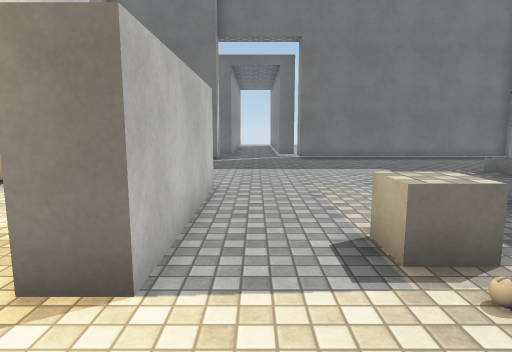
[1] (above)

17 first-person views from a walk through a scene from a Unity 3-D project. The camera is 1.4 m above the floor, tilts 8° down and sees 75° across. The floor is counted in squares, 1 m on a side. Each view is taken from the middle of a square. On the plan, view 1 faces up. The plan holds only what a view shows up to about 15 squares ahead; the rest is blank. The place goes on beyond the plan. The player is left out. Some animated figures are left out. Surface patterns are stand-ins for the level's own textures.

[2]
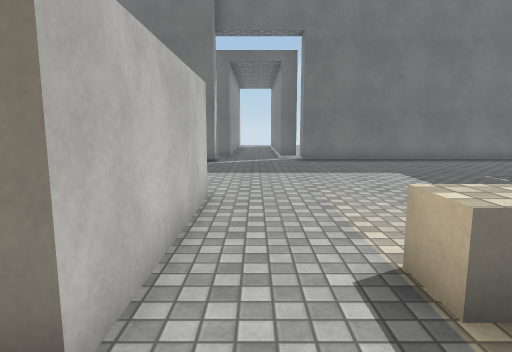

[3]
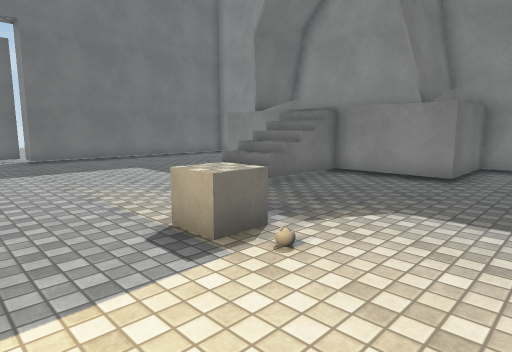

[4]
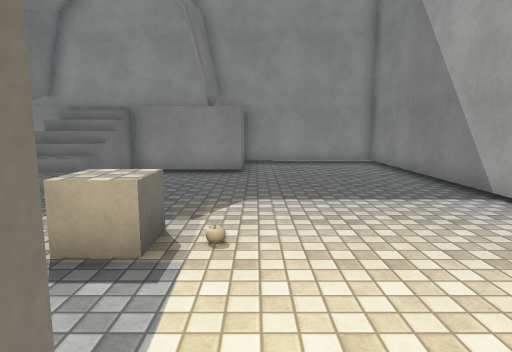

[5]
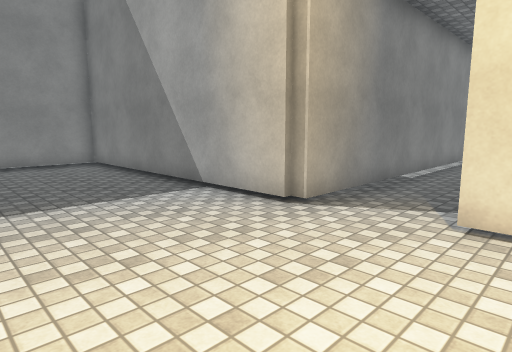

[6]
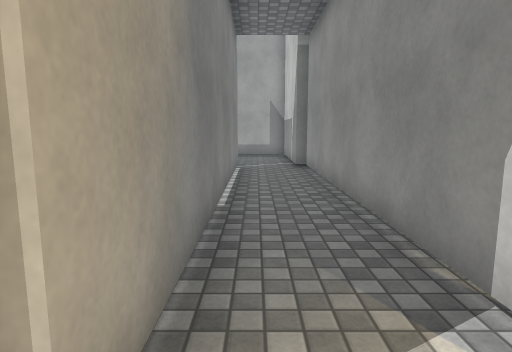

[7]
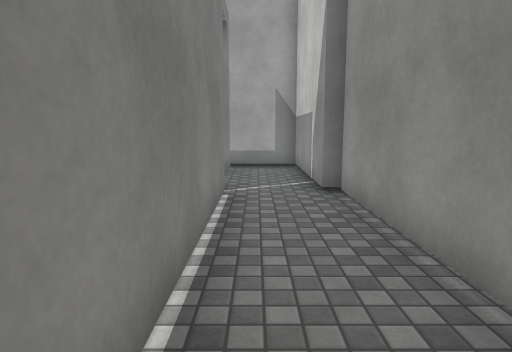

[8]
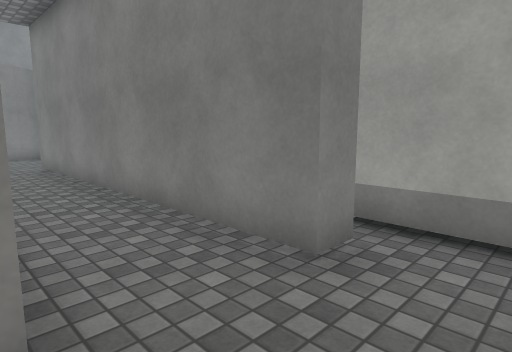

[9]
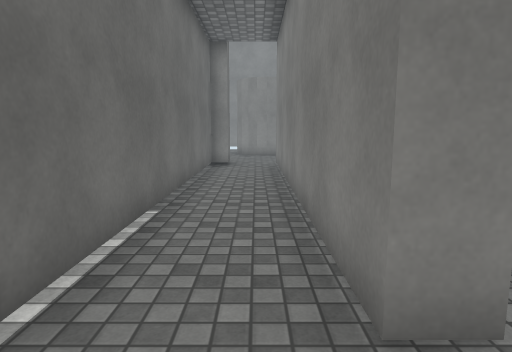

[10]
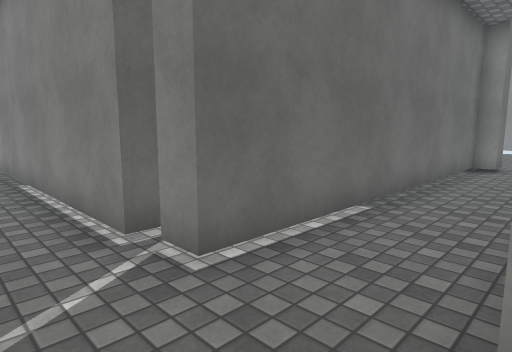

[11]
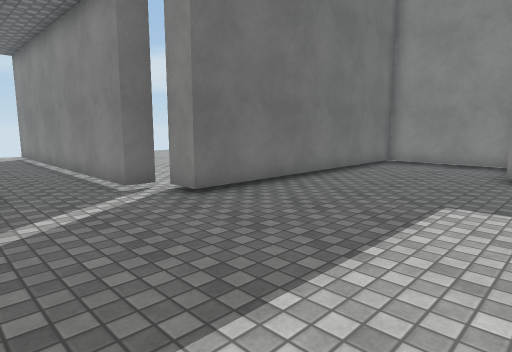

[12]
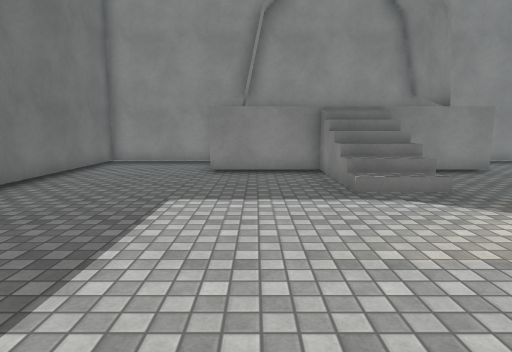

[13]
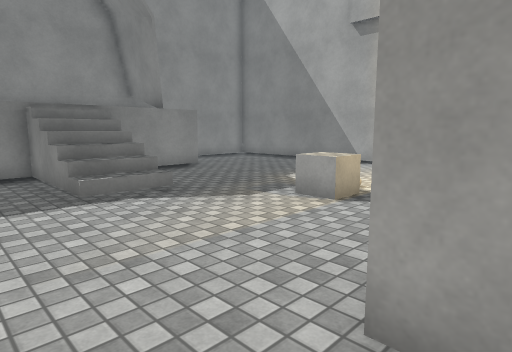

[14]
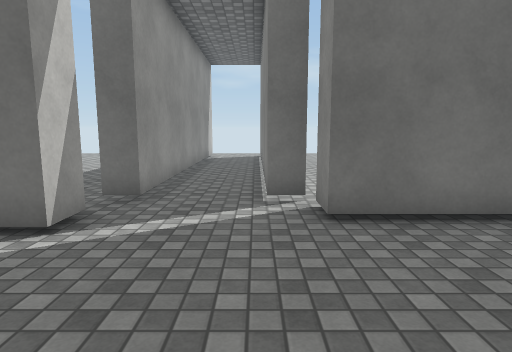

[15]
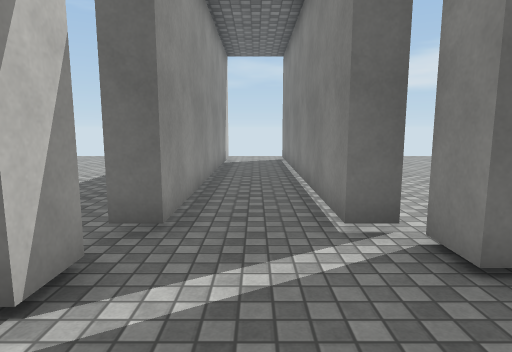

[16]
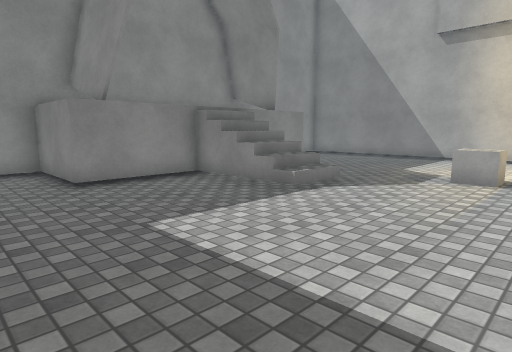

[17]
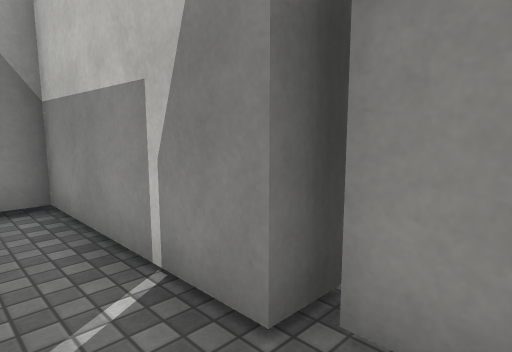

### Floor plan
Key: @ floor where view 1 was taken; # wall or solid block; . main floor; : floor 2 m higher than the main floor; / step, stairs or slope; C cube.
Columns run from 2 left of view 1 to 18 right of it. Each row starts with its distance up from view 1.
 24  #.#
 23  #.#
 22  #.# ...
 21  #.# ..
 20  #.#...
 19  #.#..
 18 .#.#..
 17 ##.##
 16 #...###########
 15 #.............#
 14 ..............#
 13 ..............#
 12 ..............#
 11  ..........####
 10 ...........####
  9  ..........:  #
  8 ##.....////:  #
  7  #.....////   #
  6  #.....////   #
  5  #.........:  #
  4  #..C......####
  3 ##..C......####
  2 ..............#
  1  .............#
  0 ..@...........#
 -1 ..............#
 -2 ..............#
 -3  #..###########
 -4  #..#
 -5  #..#
 -6  #..#
 -7  #..#
 -8  #..#
 -9  #..#
-10  #..#
-11  #..#
-12  #..#
-13  #..#
-14  #..#
-15  #..############
-16  #.............##.
-17  #................
-18  #..############....#
-19  #....
-20  ####

Positions as (right, up) in squares from view 1, and headings:
1: (0, 0), facing up
2: (0, 1), facing up
3: (-1, 0), facing up-right
4: (-2, 2), facing right
5: (-2, 2), facing down-right
6: (1, -2), facing down
7: (1, -7), facing down
8: (0, -15), facing down-right
9: (0, -17), facing right
10: (0, -18), facing up-right
11: (-2, 10), facing up-right
12: (-2, 10), facing right
13: (-2, 10), facing down-right
14: (1, 11), facing up
15: (0, 13), facing up
16: (0, 14), facing down-right
17: (1, -13), facing down-left
